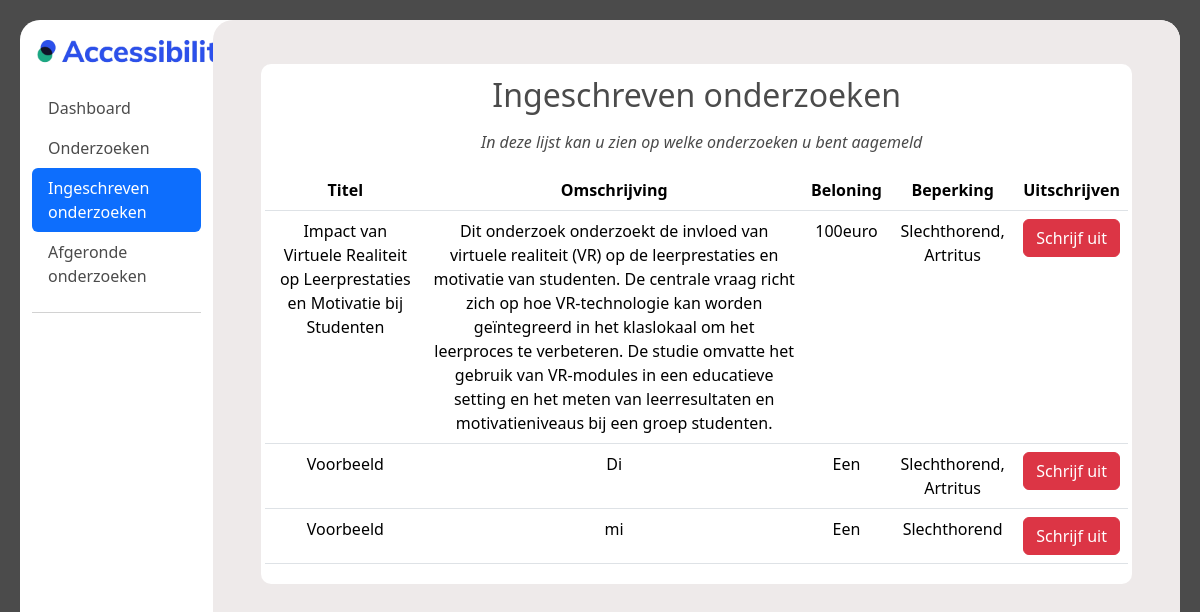
/ervaringsdeskundige/registered_investigations (signed in), run on the app's committed database.
### main/models.py (models this page shows)
class Onderzoeken(models.Model):
    onderzoeks_id = models.AutoField(primary_key=True)
    organisatie = models.ForeignKey('Organisaties', models.DO_NOTHING)
    status = models.IntegerField()
    titel = models.TextField()
    omschrijving = models.TextField()
    datum_vanaf = models.DateTimeField()
    datum_tot = models.DateTimeField()
    soort_onderzoek = models.IntegerField()
    locatie = models.TextField(blank=True, null=True)
    met_beloning = models.IntegerField()
    beloning = models.TextField(blank=True, null=True)
    doelgroep_leeftijd_van = models.IntegerField()
    doelgroep_leeftijd_tot = models.IntegerField()
    contact_opgenomen = models.IntegerField()
    opmerkingen_beheerder = models.IntegerField(blank=True, null=True)
    type_onderzoek = models.ForeignKey('TypeOnderzoek', models.DO_NOTHING, db_column='type_onderzoek')
    class Meta:
        managed = False
        db_table = 'Onderzoeken'

class Beperkingen(models.Model):
    omschrijving = models.TextField()
    soort = models.TextField()
    class Meta:
        managed = False
        db_table = 'Beperkingen'

### ervaringsdeskundige/views.py (the view)
# urls.py: path('registered_investigations', views.registered_investigations, name='registered_investigations'),
@login_required
def registered_investigations(request):
    user_id = request.user.id
    current_investigations = Deelnames.objects.filter(ervaringsdeskundige_id=user_id).filter(status=1)
    investigation_ids = current_investigations.values_list('onderzoeks_id', flat=True)
    investigations = Onderzoeken.objects.filter(onderzoeks_id__in=investigation_ids)
    investigations_with_limitations = {}
    for investigation in investigations:
        limitation_ids = BeperkingenOnderzoeken.objects.filter(onderzoeks_id=investigation.onderzoeks_id).values_list('beperking_id', flat=True)
        limitations = Beperkingen.objects.filter(id__in=limitation_ids)
        investigations_with_limitations[investigation.onderzoeks_id] = {
            'onderzoek': investigation,
            'beperkingen': limitations,
        }
    return render(
        request,
        "ervaringsdeskundige/registered_investigations.html",
        {"investigations": investigations_with_limitations},
    )

### templates/ervaringsdeskundige/registered_investigations.html (shortened to what this page needs)
{% extends "ervaringsdeskundige/base.html" %}
{% load static %}
{% block content %}
<div class="container-fluid" style="height: 94vh;">
    <div class="row">
        <nav id="sidebar" class="col-md-3 col-lg-2 d-md-block sidebar">
          <a href="#">
            <img style="margin: 20px; margin-left: 5px;" src="{% static 'images/logo_accessibility.png' %}" width="200px" alt="test">
          </a>
            <div class="position-sticky">
              <ul class="nav nav-pills flex-column mb-auto">
                <li class="nav-item">
                  <a href="/ervaringsdeskundige/dashboard" class="nav-link menu_text" >
                    Dashboard
                  </a>
                </li>
                <li>
                  <a href="/ervaringsdeskundige/onderzoeken" class="nav-link menu_text">
                    Onderzoeken
                  </a>
                </li>
                <li>
                  <a href="registered_investigations" class="nav-link active" aria-current="page">
                    Ingeschreven onderzoeken
                  </a>
                </li>
                <li>
                  <a href="/ervaringsdeskundige/completed_investigations" class="nav-link menu_text">
                    Afgeronde onderzoeken
                  </a>
                </li>
              </ul>
              <hr>
            </div>
        </nav>
        <div style="height: 94vh;" id="dashboard_main" class="col-md-9 ms-sm-auto col-lg-10 px-md-4">
        <div id="dashboard_overflow">
        <main >
          <div class="text-center" style="padding-top: 20px;">
            <div id="custom_cont"  class="m-4 p-1">
              <table class="custom_table table p-3">
                <h2 class="p-2">Ingeschreven onderzoeken</h2>
                <p style="margin-left: 10px;"><em>In deze lijst kan u zien op welke onderzoeken u bent aagemeld</em></p>
                <thead>
                  <tr>
                      <th scope="col">Titel</th>
                      <th scope="col">Omschrijving</th>
                      <th scope="col">Beloning</th>
                      <th scope="col">Beperking</th>
                      <th scope="col">Uitschrijven</th>
                  </tr>
                  </thead>
                  <tbody>
                    {% for investigation_id, data in investigations.items %}
                    <tr>
                    <td>{{ data.onderzoek.titel }}</td>
                    <td>{{ data.onderzoek.omschrijving }}</td>
                    <td>{% if data.onderzoek.met_beloning == 1 %}
                            {{ data.onderzoek.beloning }}
                        {% else %}
                            Geen beloning beschikbaar
                        {% endif %}</td>
                    <td>
                          {% for limitation in data.beperkingen %}
                              {{ limitation.omschrijving }}{% if not forloop.last %},{% endif %}
                          {% endfor %}
                    </td>
                    <td>
                        <form method="post" action="unsubscribe_investigation/{{ data.onderzoek.onderzoeks_id }}">
                          <button type="submit" class="btn btn-danger">Schrijf uit</button>
                        </form></td></tr>
                    {% endfor %}
                  </tbody>
              </table>
          </div>
            </div>
      </main>
    </div>
    </div>
    </div>
</div>
{% endblock %}

### static/css/main.css (style rules this page uses)
:root { --background-light: #f5f5f5; --background-dark: #1f1f1f; --text-light: #4b4b4b; --text-dark: #ffffff; --accent-light: #9faecb; --accent-dark: #848484; --card-background-light: #ffffff; --card-background-dark: #393a69; --card-shadow-light: #bbbbbb; --card-shadow-dark: #7a7a7a; --border-light: #dddddd; --border-dark: #333333; --link-light: #007bff; --link-dark: #ff7f50; }
#content, .table, #dashboard_main, .rectangle, .card_stat, #custom_cont { transition: background-color 0.5s ease, color 0.3s ease, border-radius 0.5s ease; }
p { margin-top: 0; margin-bottom: 1rem; }
#custom_cont:not(.dark) { background-color: white; border-radius: 10px; }
.table { padding: 10px; }
body:not(.dark) { background-color: var(--text-light); color: var(--text-light); }
#sidebar { border-radius: 20px; }
#dashboard_main:not(.dark) { border-radius: 20px; background-color: #eeeaea; }
#dashboard_overflow { overflow-y: auto; max-height: 94vh; height: 100%; }
.custom_table:not(.dark) { background-color: #ffffff; color: var(--text-light); }
.menu_text:not(.dark) { color: var(--text-light); }

### data on the page
Onderzoeken: onderzoek.titel "Impact van Virtuele Realiteit op Leerprestaties en Motivatie bij Studenten", onderzoek.omschrijving "Dit onderzoek onderzoekt de invloed van virtuele realiteit (VR) op de leerprestaties en motivatie van studenten. De centrale vraag richt zich op hoe VR-technologie kan worden geïntegreerd in het klaslokaal om het leerproces te verbeteren. De studie omvatte het gebruik van VR-modules in een educatieve setting en het meten van leerresultaten en motivatieniveaus bij een groep studenten.", onderzoek.beloning "100euro"
Beperkingen: omschrijving "Slechthorend"
Beperkingen: omschrijving "Artritus"
Onderzoeken: onderzoek.titel "Voorbeeld", onderzoek.omschrijving "Di", onderzoek.beloning "Een"
Onderzoeken: onderzoek.titel "Voorbeeld", onderzoek.omschrijving "mi", onderzoek.beloning "Een"
